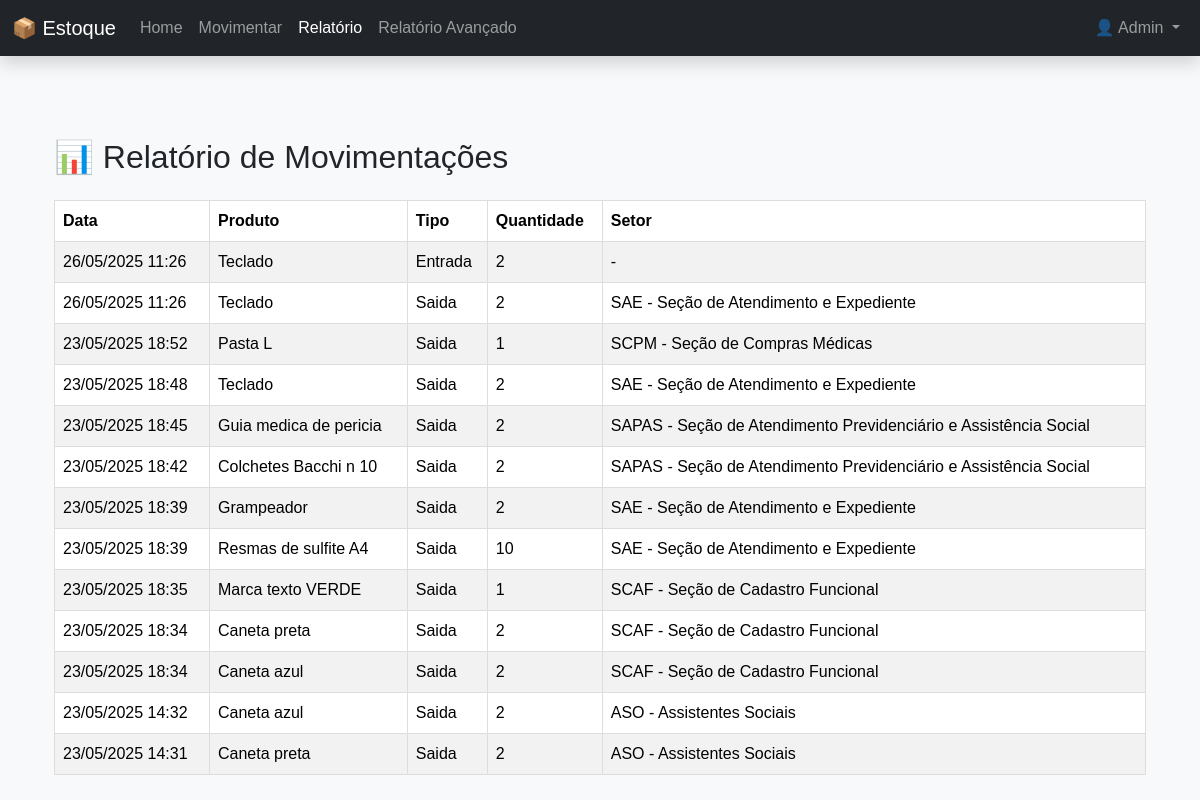
Page /relatorio (signed in) on the earlier database version.
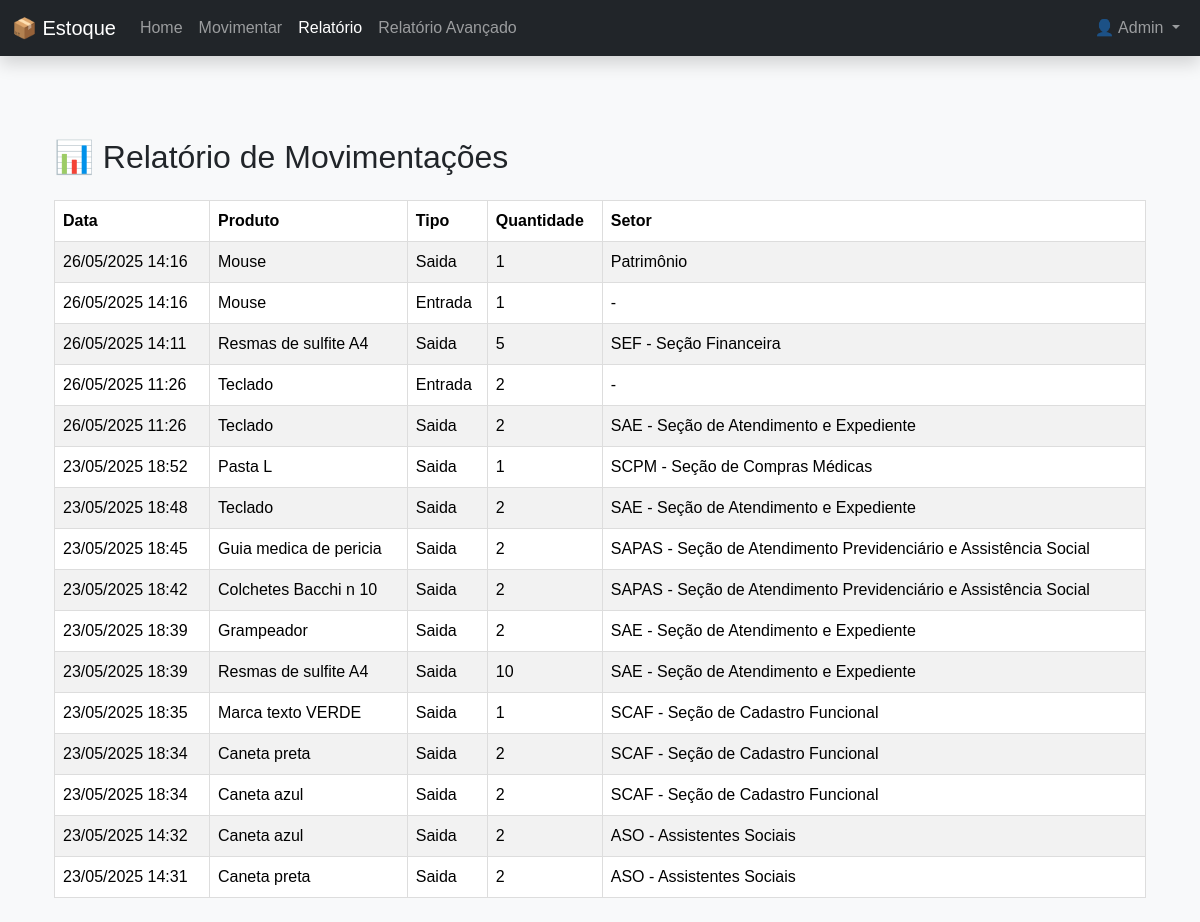
Same page on the later database version.
### models.py (models this page shows, shortened)
class Usuario(db.Model, UserMixin):
    id = db.Column(db.Integer, primary_key=True)
    nome = db.Column(db.String(100), nullable=False)
    email = db.Column(db.String(100), unique=True, nullable=False)
    senha = db.Column(db.String(200), nullable=False)
    tipo = db.Column(db.String(20), nullable=False, default='usuario')
    @property
    def is_admin(self):
        return self.tipo == 'admin'

class Movimentacao(db.Model):
    __tablename__ = 'movimentacoes'
    id = db.Column(db.Integer, primary_key=True)
    produto_id = db.Column(db.Integer, db.ForeignKey('produtos.id'))
    tipo = db.Column(db.String(10))  # entrada ou saida
    quantidade = db.Column(db.Integer)
    data = db.Column(db.DateTime, default=datetime.utcnow)
    setor_id = db.Column(db.Integer, db.ForeignKey('setores.id'), nullable=True)
    produto = db.relationship('Produto', backref='movimentacoes')
    setor = db.relationship('Setor', backref='movimentacoes')

class Produto(db.Model):
    __tablename__ = 'produtos'
    id = db.Column(db.Integer, primary_key=True)
    nome = db.Column(db.String(100), nullable=False)
    quantidade = db.Column(db.Integer, nullable=False)
    preco = db.Column(db.Float, nullable=False)
    estoque_minimo = db.Column(db.Integer, nullable=False, default=0)
    categoria_id = db.Column(db.Integer, db.ForeignKey('categoria.id'), nullable=False)

class Setor(db.Model):
    __tablename__ = 'setores'
    id = db.Column(db.Integer, primary_key=True)
    nome = db.Column(db.String(100), nullable=False)

### app.py (the view)
@app.route('/relatorio')
@login_required
def relatorio():
    movimentacoes = Movimentacao.query.order_by(Movimentacao.data.desc()).all()
    return render_template('relatorio.html', movimentacoes=movimentacoes)

### app.py (called while the page is built)
@login_manager.user_loader
def load_user(user_id):
    return Usuario.query.get(int(user_id))

### templates/relatorio.html (shortened to what this page needs)
{% extends 'base.html' %}
{% block content %}
  <div class="container mt-5">
    <h2 class="mb-4">📊 Relatório de Movimentações</h2>
    <table class="table table-striped">
      <thead>
        <tr>
          <th>Data</th>
          <th>Produto</th>
          <th>Tipo</th>
          <th>Quantidade</th>
          <th>Setor</th>
        </tr>
      </thead>
      <tbody>
        {% for mov in movimentacoes %}
        <tr>
          <td>{{ mov.data.strftime('%d/%m/%Y %H:%M') }}</td>
          <td>{{ mov.produto.nome }}</td>
          <td>{{ mov.tipo.title() }}</td>
          <td>{{ mov.quantidade }}</td>
          <td>
            {% if mov.tipo == 'saida' and mov.setor %}
              {{ mov.setor.nome }}
            {% else %}
              -
            {% endif %}
          </td>
        </tr>
        {% endfor %}
      </tbody>
    </table>
  </div>
{% endblock %}

### templates/base.html (shortened to what this page needs)
<!DOCTYPE html>
<html lang="pt-br">
<head>
  <link href="https://cdn.jsdelivr.net/npm/bootstrap@5.3.3/dist/css/bootstrap.min.css" rel="stylesheet">
  <link rel="stylesheet" href="{{ url_for('static', filename='css/style.css') }}">
</head>
<body class="bg-light">
  <nav class="navbar navbar-expand-lg navbar-dark bg-dark fixed-top shadow">
    <div class="container-fluid">
      <a class="navbar-brand" href="{{ url_for('index') }}">📦 Estoque</a>
      <div class="collapse navbar-collapse" id="navbarNav">
        <ul class="navbar-nav me-auto">
          <li class="nav-item">
            <a class="nav-link {% if request.endpoint == 'index' %}active{% endif %}" href="{{ url_for('index') }}">Home</a>
          </li>
          <li class="nav-item">
            <a class="nav-link {% if request.endpoint == 'movimentar' %}active{% endif %}" href="{{ url_for('movimentar') }}">Movimentar</a>
          </li>
          <li class="nav-item">
            <a class="nav-link {% if request.endpoint == 'relatorio' %}active{% endif %}" href="{{ url_for('relatorio') }}">Relatório</a>
          </li>
          <li class="nav-item">
            <a class="nav-link" href="{{ url_for('relatorio_avancado') }}">Relatório Avançado</a>
          </li>
        </ul>
        <ul class="navbar-nav ms-auto">
        {% if current_user.is_authenticated %}
          <li class="nav-item dropdown">
            <a class="nav-link dropdown-toggle" href="#" id="userDropdown" role="button" data-bs-toggle="dropdown" aria-expanded="false">
              👤 {{ current_user.nome }}
            </a>
          </li>
        {% else %}
          <li class="nav-item">
            <a class="nav-link text-success" href="{{ url_for('login') }}">Login</a>
          </li>
        {% endif %}
        </ul>
      </div>
    </div>
  </nav>
  <main class="container my-4">
    {% block content %}{% endblock %}
  </main>
</body>
</html>

### static/css/style.css (style rules this page uses)
body { font-family: Arial, sans-serif; margin: 20px; }
table { margin-top: 20px; border-collapse: collapse; width: 100%; }
table, th, td { border: 1px solid #ddd; }
th, td { padding: 8px; }

### templates/base.html (style rules this page uses)
body { padding-top: 70px; }

Differences in the rows shown:
added Movimentacao: data "26/05/2025 14:16", produto.nome "Mouse", tipo "Saida", quantidade "1", setor.nome "Patrimônio"
added Movimentacao: data "26/05/2025 14:16", produto.nome "Mouse", tipo "Entrada", quantidade "1"
added Movimentacao: data "26/05/2025 14:11", produto.nome "Resmas de sulfite A4", tipo "Saida", quantidade "5", setor.nome "SEF - Seção Financeira"
